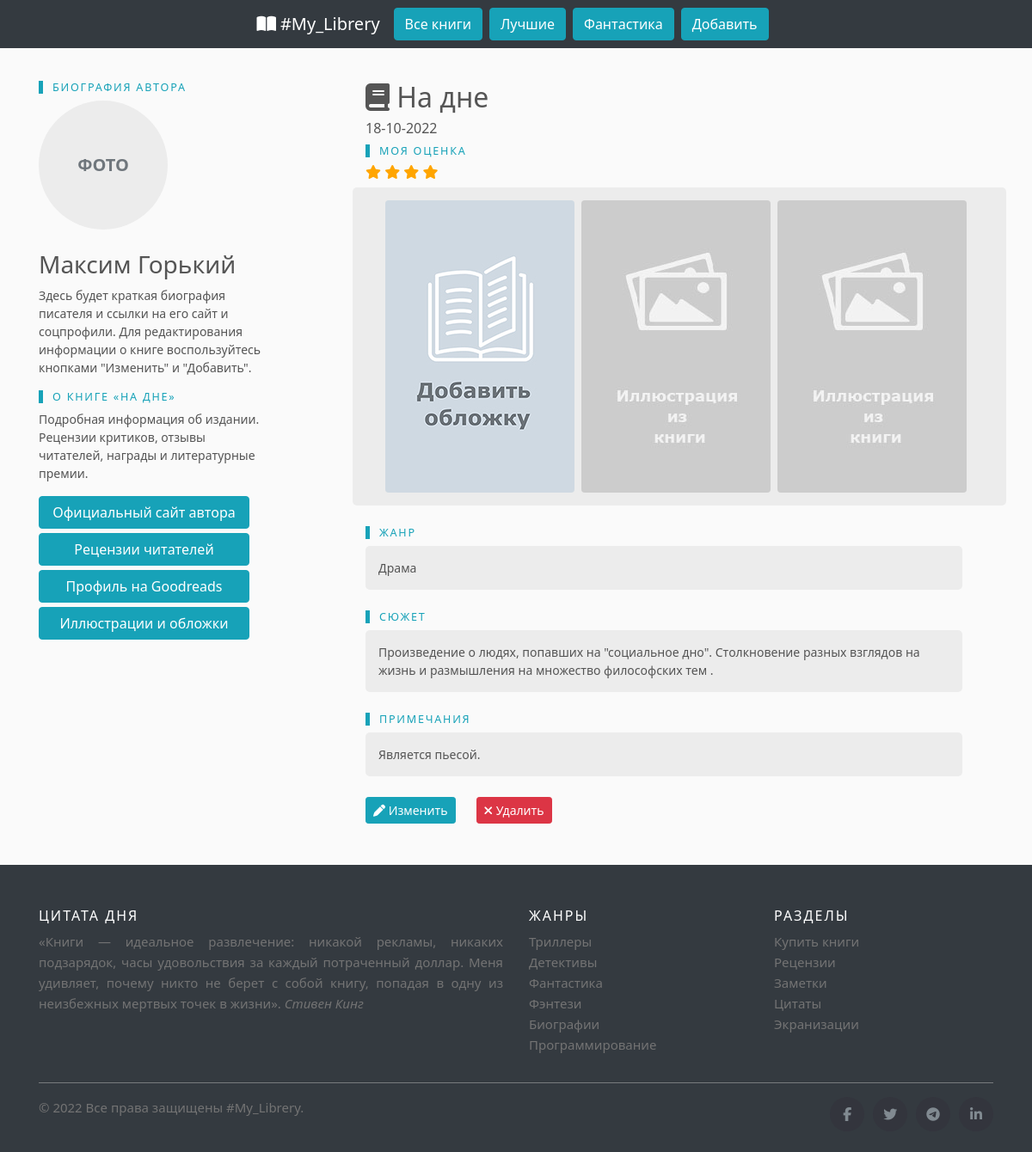
Page /4/ on the committed database.
### reader/models.py (models this page shows, shortened)
class Book(db.Model):
	id = db.Column(db.Integer, primary_key=True)
	title = db.Column(db.String(100), unique=True, nullable=False)
	author = db.Column(db.String(100), nullable=False)
	genre = db.Column(db.String(20), nullable=False)
	rating = db.Column(db.Integer)
	cover = db.Column(db.String(50), nullable=False, default='default.jpg')
	description = db.Column(db.Text)
	notes = db.Column(db.Text)
	created_at = db.Column(db.DateTime(timezone=True), server_default=func.now())

### reader/routes.py (the view)
@app.route("/<int:book_id>/")
def book(book_id):
    book = Book.query.get_or_404(book_id)
    return render_template("book.html", book=book)

### reader/templates/book.html (shortened to what this page needs)
{% extends 'base/base.html' %}
{% block content %}
<div class="container" style="margin-top:30px">
  <div class="row">
    <div class="col-sm-4">
      <h4 class="heading">Биография автора</h4>
      <div class="circle">
        <span>Фото</span>
      </div>
      <div class="book">
      <h3 class="mt-4">{{ book.author }}</h5>
      <p>Здесь будет краткая биография писателя и ссылки на его сайт и соцпрофили. Для редактирования информации о книге воспользуйтесь кнопками "Изменить" и "Добавить".</p>
      <h4 class="heading">О книге «{{ book.title }}»</h4>
      <p>Подробная информация об издании. Рецензии критиков, отзывы читателей, награды и литературные премии.</p>
    </div>
<div class="col-xs-12 sidebutton-wrapper">
  <button type="button" class="btn btn-info">Официальный сайт автора</button>
  <button type="button" class="btn btn-info">Рецензии читателей</button>
  <button type="button" class="btn btn-info">Профиль на Goodreads</button>
  <button type="button" class="btn btn-info">Иллюстрации и обложки</button>
</div>
    </div>
    <div class="col-sm-8">
      <h2><i class="fa fa-book"></i> {{ book.title }}</h2>
      <h6>{{ book.created_at.strftime('%d-%m-%Y') }}</h6>
          <h4 class="heading">Моя оценка</h4>
          <h6>{% set stars = book.rating | int %}
          {% for n in range(stars) %}
          <span class="fa fa-star checked" style="color:orange"></span>
          {% endfor %}
      </h6>
      <div class="book-cover row justify-content-center  mb-4">
          <a href="{{ url_for('send_file', filename=book.cover) }}"><img src="{{ url_for('send_file', filename=book.cover) }}" class="rounded mr-2" alt="Обложка {{ book.title }}"></a>
          <a href="{{ url_for('send_file', filename='illustration.jpg') }}"><img src="{{ url_for('send_file', filename='illustration.jpg') }}" class="rounded mr-2" alt="Обложка {{ book.title }}"></a>
          <a href="{{ url_for('send_file', filename='illustration.jpg') }}"><img src="{{ url_for('send_file', filename='illustration.jpg') }}" class="rounded mr-2" alt="Обложка {{ book.title }}"></a>
      </div>
      <div>
      <h4 class="heading">Жанр</h4>
      <div class="book-info mb-4">
      <p>{{ book.genre.title() }}</p>
      </div>
      <h4 class="heading">Сюжет</h4>
      <div class="book-info mb-4">
      <p>{{ book.description }}</p>
      </div>
      <h4 class="heading">Примечания</h4>
      <div class="book-info mb-4">
      <p>{{ book.notes }}</p>
      </div>
            <div class="text-center d-flex">
      <button type="button" class="btn btn-info btn-sm mr-4">
       <a href="#" style="color:white; text-decoration:none"><i class="fas fa-pen"></i> Изменить</a>
      </button>
      <form action="{{ url_for('delete', book_id=book.id) }}" method="POST">
        <button class='btn btn-danger btn-sm' type="submit" value="Удалить" onclick="return confirm('Удалить книгу?')"><i class="fa fa-times"></i> Удалить</button>
      </form>
    </div>
 </div>
  </div>
   </div>
    </div>
{% endblock %}

### reader/static/css/style.css (style rules this page uses)
:root { --bs-font-sans-serif: system-ui, -apple-system, "Segoe UI", Roboto, "Helvetica Neue", Arial, "Noto Sans", "Liberation Sans", sans-serif, "Apple Color Emoji", "Segoe UI Emoji", "Segoe UI Symbol", "Noto Color Emoji"; --bs-font-monospace: SFMono-Regular, Menlo, Monaco, Consolas, "Liberation Mono", "Courier New", monospace; }
* { box-sizing: border-box; }
html, body { width: 100%; height: 100%; }
.circle { width: 150px; height: 150px; background: #ececec; text-align: center; border-radius: 100%; font-size: 20px; padding-top: 10px; }
.circle span { font-size: 20px; color: #6f767c; text-transform: uppercase; font-weight: 900; margin-top: 50px; display: block; }
body { padding: 1rem 0; background: #fafafa; color:#555; font-family:var(--bs-font-sans-serif); font-size:0.875rem; font-weight:400; }
h2, .h2 { font-size:calc(1.325rem + .9vw) }
@media (min-width: 1200px) { h2, .h2 { font-size:2rem; color: #555; } }
h3, .h3 { font-size:calc(1.3rem + .6vw) }
@media (min-width: 1200px) { h3, .h3 { font-size:1.75rem } }
h4, .h4 { font-size:calc(1.275rem + .3vw) }
@media (min-width: 1200px) { h4, .h4 { font-size:1.5rem } }
h6, .h6 { font-size:1rem }
a { color:#4f4f4f }
.book p { width:75%; }
.book-info p { width:95%; border-radius: 5px; background-color: #ececec; padding: 15px }
.book-cover { width:auto; border-radius: 5px; background-color: #ececec; padding: 15px }
.heading { position:relative; padding-left:1rem; font-size:.9em; text-transform:uppercase; letter-spacing:0.11rem; color:#17a2b8 }
.heading:before { content:""; display:inline-block; width:5px; height:100%; background:#17a2b8; position:absolute; left:0; top:0 }
.sidebutton-wrapper .btn { margin-bottom:5px; width: 70%; }

### rows in the picture
Book: author "Максим Горький", title "НА ДНЕ", title "На дне", created_at "18-10-2022", rating 4 (drawn), cover (placeholder picture), genre "Драма", description "Произведение о людях, попавших на \"социальное дно\". Столкновение разных взглядов на жизнь и размышления на множество философских тем .", notes "Является пьесой."
